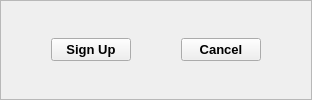
                                        <widget class="QFrame" name="frame_11">
                                         <property name="frameShape">
                                          <enum>QFrame::StyledPanel</enum>
                                         </property>
                                         <property name="frameShadow">
                                          <enum>QFrame::Raised</enum>
                                         </property>
                                         <layout class="QHBoxLayout" name="horizontalLayout_22" stretch="0,0,0,0">
                                          <property name="spacing">
                                           <number>50</number>
                                          </property>
                                          <property name="leftMargin">
                                           <number>0</number>
                                          </property>
                                          <property name="topMargin">
                                           <number>0</number>
                                          </property>
                                          <property name="rightMargin">
                                           <number>0</number>
                                          </property>
                                          <property name="bottomMargin">
                                           <number>0</number>
                                          </property>
                                          <item>
                                           <widget class="QFrame" name="frame_12">
                                            <property name="frameShape">
                                             <enum>QFrame::StyledPanel</enum>
                                            </property>
                                            <property name="frameShadow">
                                             <enum>QFrame::Raised</enum>
                                            </property>
                                           </widget>
                                          </item>
                                          <item>
                                           <widget class="QPushButton" name="pushButton_signup">
                                            <property name="font">
                                             <font>
                                              <pointsize>10</pointsize>
                                              <weight>75</weight>
                                              <bold>true</bold>
                                             </font>
                                            </property>
                                            <property name="cursor">
                                             <cursorShape>PointingHandCursor</cursorShape>
                                            </property>
                                            <property name="text">
                                             <string>Sign Up</string>
                                            </property>
                                            <property name="icon">
                                             <iconset resource="../Assets/Icons.qrc">
                                              <normaloff>:/WhiteIcons/Icons/whiteicons/check-circle.svg</normaloff>:/WhiteIcons/Icons/whiteicons/check-circle.svg</iconset>
                                            </property>
                                            <property name="iconSize">
                                             <size>
                                              <width>24</width>
                                              <height>24</height>
                                             </size>
                                            </property>
                                           </widget>
                                          </item>
                                          <item>
                                           <widget class="QPushButton" name="pushButton_cancel_employeemanagement">
                                            <property name="font">
                                             <font>
                                              <pointsize>10</pointsize>
                                              <weight>75</weight>
                                              <bold>true</bold>
                                             </font>
                                            </property>
                                            <property name="cursor">
                                             <cursorShape>PointingHandCursor</cursorShape>
                                            </property>
                                            <property name="text">
                                             <string>Cancel</string>
                                            </property>
                                            <property name="icon">
                                             <iconset resource="../Assets/Icons.qrc">
                                              <normaloff>:/WhiteIcons/Icons/whiteicons/delete.svg</normaloff>:/WhiteIcons/Icons/whiteicons/delete.svg</iconset>
                                            </property>
                                            <property name="iconSize">
                                             <size>
                                              <width>24</width>
                                              <height>24</height>
                                             </size>
                                            </property>
                                           </widget>
                                          </item>
                                          <item>
                                           <widget class="QFrame" name="frame_13">
                                            <property name="frameShape">
                                             <enum>QFrame::StyledPanel</enum>
                                            </property>
                                            <property name="frameShadow">
                                             <enum>QFrame::Raised</enum>
                                            </property>
                                           </widget>
                                          </item>
                                         </layout>
                                        </widget>
